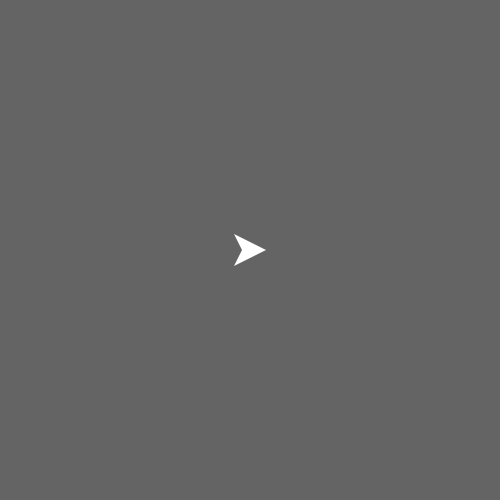
Frame 1 (no input)
Frame 60 (no input): identical to frame 1, image omitted
Frame 120 (the mouse pressed at the canvas centre since frame 60): identical to frame 1, image omitted

The p5.js sketch that drew this single still picture (run headless with seeded random() and noise() and a simulated clock; from frame 60 on, the mouse is pressed at the canvas centre):

// p5.js sketch
// ── sketch.js
let Spaceship;
let ax = 0;
let ay = 0;
let thrust = 0;
let angle = 0;
let vr = 0;

function setup() {
    createCanvas(500, 500);
    background(255, 0, 0);
    Spaceship = new Ship(width / 2, height / 2, 0, 0, 0, false);
}

function draw() {
    background(100);
    Spaceship.rotation += vr * PI / 100;
    angle = Spaceship.rotation;
    ax = cos(angle) * thrust;
    ay = sin(angle) * thrust;
    Spaceship.accelerate(ax, ay);
    Spaceship.move();
    Spaceship.draw();

}

function keyPressed() {
    if (keyCode === LEFT_ARROW) {
        vr = -3;
    } else if (keyCode === RIGHT_ARROW) {
        vr = 3;
    } else if (keyCode === UP_ARROW) {
        thrust = 0.05;
        Spaceship.thrusters = true;
    }
}

function keyReleased() {
    vr = 0;
    thrust = 0;
    Spaceship.thrusters = false;
}
// ── Spaceship.js
class Ship {
    constructor(x, y, vx, vy, rotation, warp) {
        this.x = x;
        this.y = y;
        this.vx = vx;
        this.vy = vy;
        this.rotation = rotation;
        this.thrusters = warp;
        this.size = 4;
    }

    draw() {
        push();
        noStroke();
        translate(this.x, this.y);
        rotate(this.rotation);
        beginShape();
        vertex(this.size * 4, 0);
        vertex(-this.size * 4, this.size * 4);
        vertex(-this.size * 2, 0);
        vertex(-this.size * 4, -this.size * 4);
        vertex(this.size * 4, 0);
        endShape();

        if (this.thrusters == true) {
            fill(255, 215, 0);
            beginShape();
            vertex(-this.size * 3, -this.size * 2);
            vertex(-this.size * 6, 0);
            vertex(-this.size * 3, this.size * 2);
            endShape();
        }
        pop();
    }
    accelerate(ax, ay) {
        this.vx += ax;
        this.vy += ay;
    }

    move() {
        this.x = this.x + this.vx;
        this.y = this.y + this.vy;
    }
}
